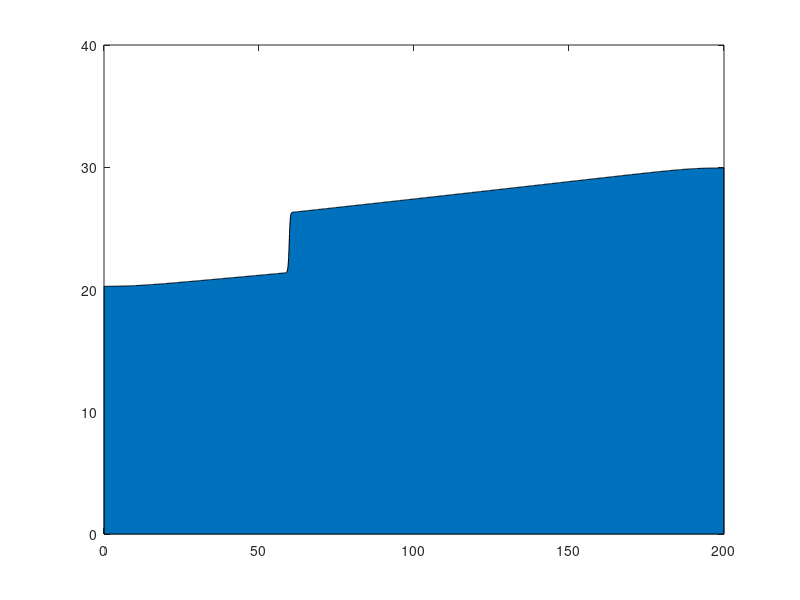

Here is the MATLAB script that generated this plot:
% Lab2 TBV2  Elias Olofsson  2019-09-16
% Sluice Gate - Finite volume method
clear all; 
clc;

M = 2000;                       %number of cells
lambda = 0.049;                 %ratio dt/dx (use lambda<0.05 for stability)
T = 40;                        %time    
model_length = 200;             %length of pool
g = 9.82;                       %g acc

dx = model_length/M;
dt = lambda*dx;                 
Ntimesteps = floor(T/dt);                           %Number of timesteps
xcc = linspace(dx/2,model_length-dx/2,M);           %cell centers 


base = 20;                                          %inital formation
increase = 10;                  
gate_pos = 120;

ax = [0 200 0 base+increase+10];                                  %figure axis

h0 = @(x) base + increase*(x<=gate_pos);            %init cond
v0 = @(x) 0;
q0 = @(x) h0(x).*v0(x);

fh = @(h,q) q;                                      %flux function
fq = @(h,q) q.^2./h + 0.5*g*h.^2;                   %
f = @ (u) [fh(u(1,:),u(2,:)); fq(u(1,:),u(2,:))];   %

u = [h0(xcc); q0(xcc)];                             %discrete init cond

x_distance = 30;
sh_vel = 0;

for i = 1:Ntimesteps
   
    u_1 = 0.5*(u(:,2) + u(:,1)) - 0.5*lambda*(f(u(:,2)) - f(-u(:,1)));
    u_M = 0.5*(u(:,M) + u(:,M-1)) - 0.5*lambda*(f(-u(:,M)) - f(u(:,M)));    
    u(:,2:M-1) = 0.5*(u(:,3:M) + u(:,1:M-2)) - 0.5*lambda*(f(u(:,3:M)) - f(u(:,1:M-2)));
    u(:,[1 end]) = [u_1 u_M];
    
    shock_xpos = dx*find(u(1,:)>base+increase*0.25, 1, 'last');
    if (shock_xpos > gate_pos+x_distance) && (sh_vel == 0)
        sh_vel = (shock_xpos - gate_pos)/(dt*i)
    end
    
    if  mod(i,10)==0
        figure(1)
        area(xcc,u(1,:))
        axis(ax)
    end
%     pause(0.01)
end


